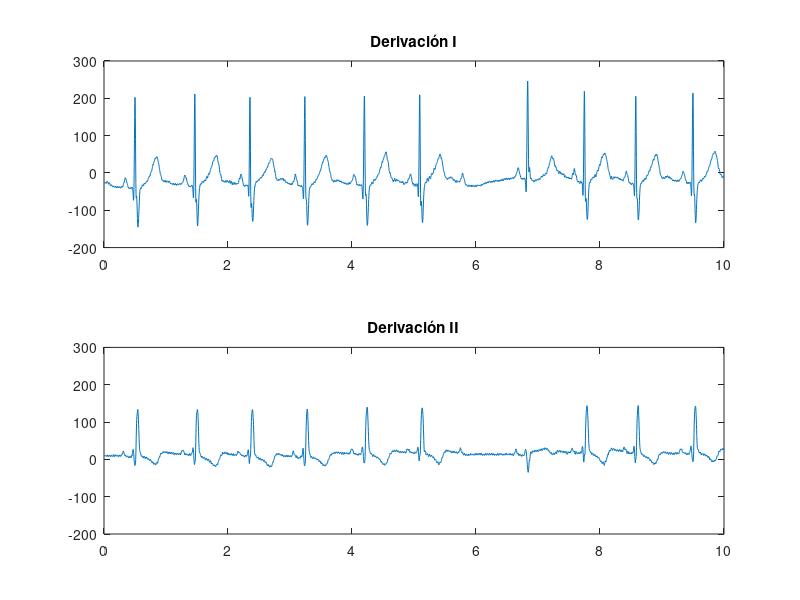

The MATLAB script that drew this image:
id=load('231m.mat');
x=(id.val)/1.5;
%Se sabe que el registro es de 10 [s], entonces
Fs=length(x)/10;
t=(0:length(x)-1)/Fs;

derivI=x(1,:);
derivII=x(2,:);

figure(1)
subplot(2,1,1)
plot(t,derivI); title(['Derivación I']);
axis([0 10 -200 300])
subplot(2,1,2)
plot(t,derivII); title(['Derivación II']);
axis([0 10 -200 300])